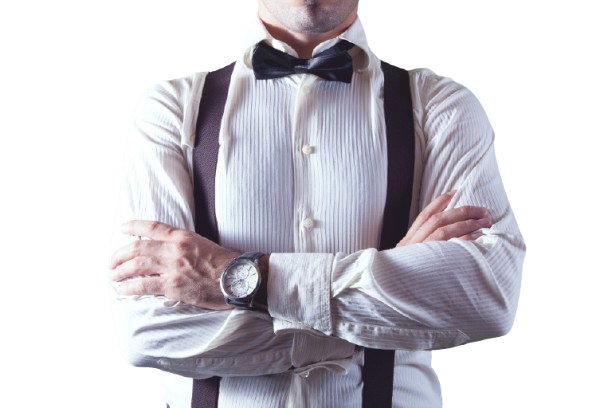
#> input picture ch2-자연어처리-영문-한글-통계/test1.png, 612 x 408 px
$ jupyter execute convertImg.ipynb
#> lines starting #> are read from the running program, lines starting #| are printed output that depends on the picture; after the words box and inside, x2 and y2 are one past the last pixel; in counts of white or black regions, pixels touching at a corner belong together
[cell 1]
from PIL import Image, ImageOps

# 배경 이미지 제거 사이트
# https://www.remove.bg/
# 1. 이미지 열기
# 예: 'cat_dog.png' 파일이 현재 디렉토리에 있다고 가정
img = Image.open("test1.png").convert("RGBA")
#> img is the input picture: PIL image 612x408 RGBA; mean R, G, B, A 83.6, 81.2, 87.5, 133.9

# 2. 알파 채널 추출 (투명 영역)
#    투명 배경이 없는 JPG 등의 경우, 배경을 흰색으로 미리 교체해야 할 수도 있습니다.
r, g, b, alpha = img.split()
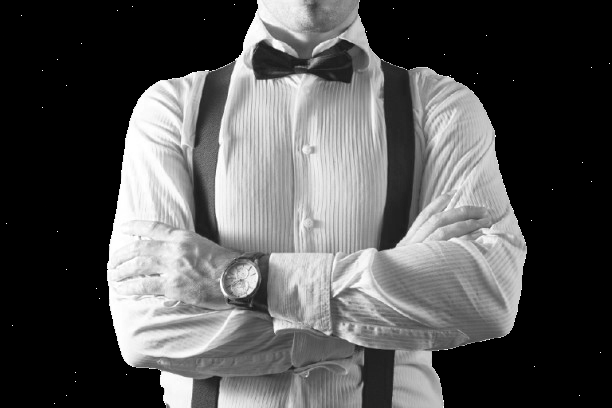
#> r: PIL image 612x408 L; min 0, max 255, mean 83.6
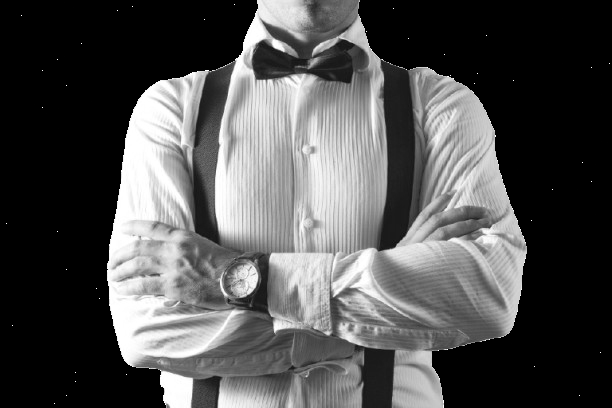
#> g: PIL image 612x408 L; min 0, max 255, mean 81.2
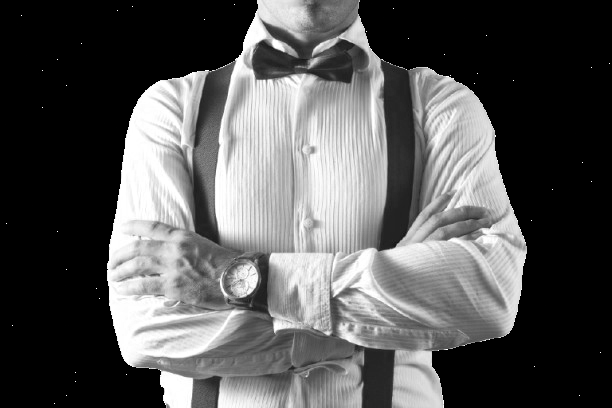
#> b: PIL image 612x408 L; min 0, max 255, mean 87.5
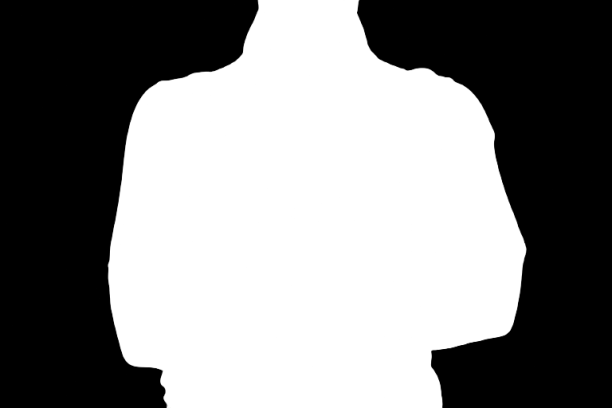
#> alpha: PIL image 612x408 L; min 0, max 255, mean 133.9

# 3. 알파 채널 기준으로 피사체(동물) 영역 마스크 만들기
#    alpha가 0에 가까울수록 투명, 255에 가까울수록 불투명
#    threshold(임계값)를 통해 이진화
threshold = 128
mask = alpha.point(lambda p: 255 if p > threshold else 0)
#> mask: PIL image 612x408 L; 52.5% white; 2 black regions, box (x1, y1, x2, y2) and area: (0, 0, 259, 408) 60482, (357, 0, 612, 408) 58143

# 4. 피사체 영역을 검정색으로 만들기
#    - 새 이미지를 흰색 배경으로 만들고, 피사체 영역만 검정으로 채우는 방식
width, height = img.size
#> width = 612; height = 408
silhouette = Image.new("RGB", (width, height), color="white")  # 배경 흰색
#> silhouette: PIL image 612x408 RGB; every value is 255
# mask가 흰색(255)인 부분만 검정(#000000)으로 채움
# fill 영역이 마스크에서 흰색(255)에 해당하는 부분
silhouette.paste("black", (0, 0, width, height), mask=mask)
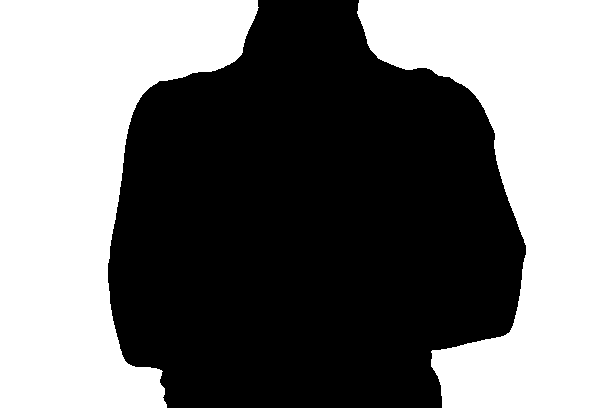
#> silhouette: PIL image 612x408 RGB; 47.5% white; 2 white regions, box (x1, y1, x2, y2) and area: (0, 0, 259, 408) 60482, (357, 0, 612, 408) 58143

# 5. PNG로 저장 (배경은 이미 흰색)
silhouette.save("convert_result2.png", "PNG")
